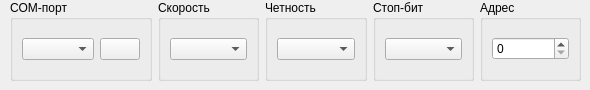
    <widget class="QWidget" name="tab1_connect_settings">
     <attribute name="title">
      <string>Tab 2</string>
     </attribute>
     <widget class="QWidget" name="horizontalLayoutWidget">
      <property name="geometry">
       <rect>
        <x>10</x>
        <y>0</y>
        <width>571</width>
        <height>81</height>
       </rect>
      </property>
      <layout class="QHBoxLayout" name="horizontalLayout_11">
       <item>
        <widget class="QGroupBox" name="groupBox_port">
         <property name="maximumSize">
          <size>
           <width>16777215</width>
           <height>16777215</height>
          </size>
         </property>
         <property name="title">
          <string>COM-порт</string>
         </property>
         <layout class="QHBoxLayout" name="horizontalLayout">
          <item>
           <widget class="QComboBox" name="comboBox_com_port"/>
          </item>
          <item>
           <widget class="QPushButton" name="pushButton_searh_ports">
            <property name="sizePolicy">
             <sizepolicy hsizetype="Fixed" vsizetype="Fixed">
              <horstretch>5</horstretch>
              <verstretch>5</verstretch>
             </sizepolicy>
            </property>
            <property name="text">
             <string/>
            </property>
            <property name="iconSize">
             <size>
              <width>10</width>
              <height>10</height>
             </size>
            </property>
           </widget>
          </item>
         </layout>
        </widget>
       </item>
       <item>
        <widget class="QGroupBox" name="groupBox_speed">
         <property name="maximumSize">
          <size>
           <width>16777215</width>
           <height>16777215</height>
          </size>
         </property>
         <property name="title">
          <string>Скорость</string>
         </property>
         <layout class="QHBoxLayout" name="horizontalLayout_6">
          <item>
           <widget class="QComboBox" name="comboBox_speed"/>
          </item>
         </layout>
        </widget>
       </item>
       <item>
        <widget class="QGroupBox" name="groupBox_parity">
         <property name="maximumSize">
          <size>
           <width>16777215</width>
           <height>16777215</height>
          </size>
         </property>
         <property name="title">
          <string>Четность</string>
         </property>
         <layout class="QHBoxLayout" name="horizontalLayout_8">
          <item>
           <widget class="QComboBox" name="comboBox_parity"/>
          </item>
         </layout>
        </widget>
       </item>
       <item>
        <widget class="QGroupBox" name="groupBox_stopbits">
         <property name="maximumSize">
          <size>
           <width>16777215</width>
           <height>16777215</height>
          </size>
         </property>
         <property name="title">
          <string>Стоп-бит</string>
         </property>
         <layout class="QHBoxLayout" name="horizontalLayout_9">
          <item>
           <widget class="QComboBox" name="comboBox_stopbits"/>
          </item>
         </layout>
        </widget>
       </item>
       <item>
        <widget class="QGroupBox" name="groupBox_ied_address">
         <property name="maximumSize">
          <size>
           <width>16777215</width>
           <height>16777215</height>
          </size>
         </property>
         <property name="title">
          <string>Адрес</string>
         </property>
         <layout class="QHBoxLayout" name="horizontalLayout_7">
          <item>
           <widget class="QSpinBox" name="spinBox_ied_address">
            <property name="styleSheet">
             <string notr="true"/>
            </property>
           </widget>
          </item>
         </layout>
        </widget>
       </item>
      </layout>
     </widget>
    </widget>
